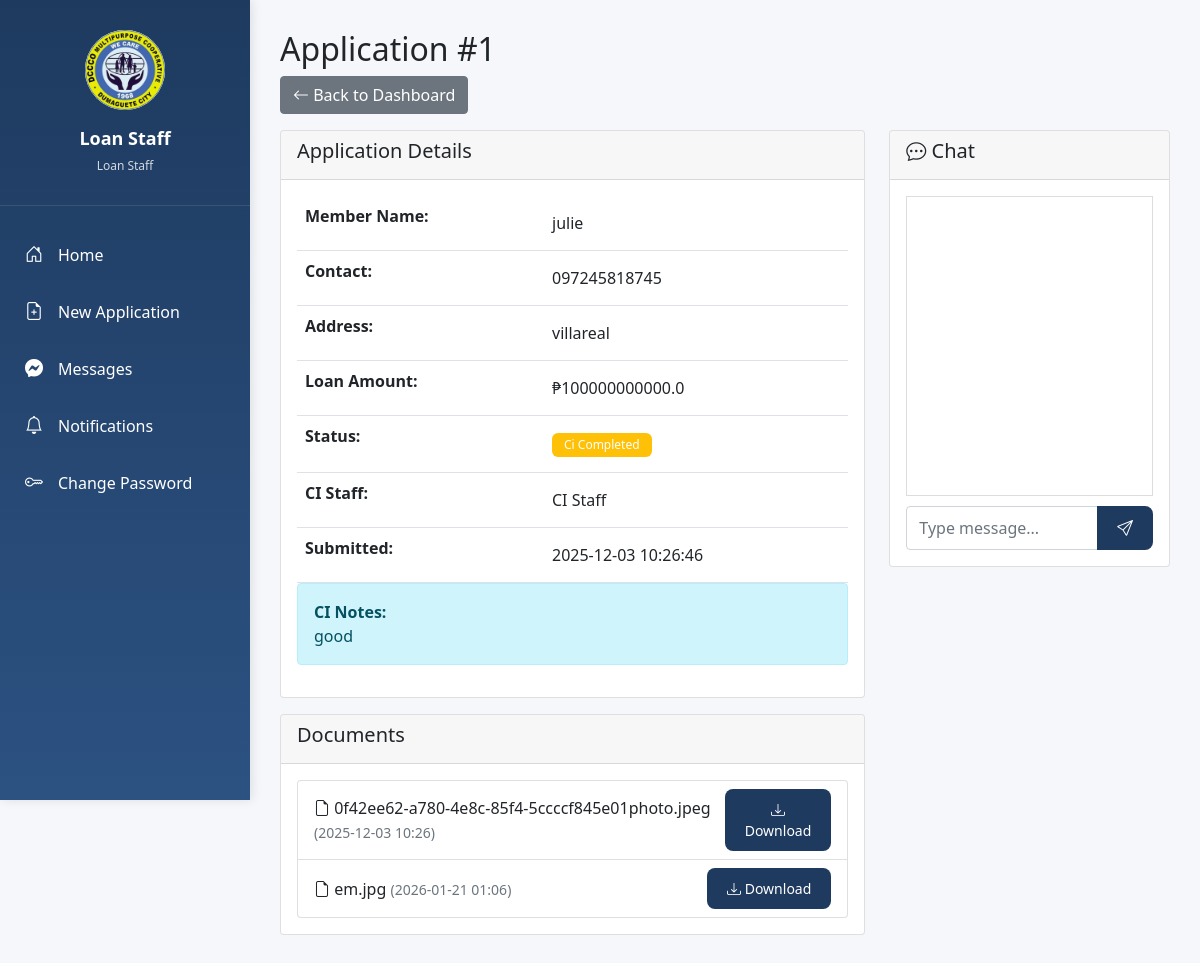
/loan/application/1 (signed in), run on the app's committed database.
### tables this page shows
CREATE TABLE users (
    id INTEGER PRIMARY KEY AUTOINCREMENT,
    email TEXT UNIQUE NOT NULL,
    password_hash TEXT NOT NULL,
    name TEXT NOT NULL,
    role TEXT NOT NULL CHECK(role IN ('admin', 'loan_staff', 'ci_staff')),
    signature_path TEXT,
    current_workload INTEGER DEFAULT 0
, is_online INTEGER DEFAULT 0, last_seen TEXT, is_approved INTEGER DEFAULT 0, created_at TEXT, backup_email TEXT, password_reset_token TEXT, password_reset_expires TEXT, approval_type TEXT DEFAULT "new_account");

CREATE TABLE loan_applications (
    id INTEGER PRIMARY KEY AUTOINCREMENT,
    member_name TEXT NOT NULL,
    member_contact TEXT,
    member_address TEXT,
    loan_amount REAL,
    status TEXT DEFAULT 'submitted' CHECK(status IN ('submitted', 'assigned_to_ci', 'ci_completed', 'approved', 'rejected')),
    needs_ci_interview INTEGER DEFAULT 1,
    submitted_by INTEGER,
    assigned_ci_staff INTEGER,
    submitted_at TEXT DEFAULT CURRENT_TIMESTAMP,
    ci_completed_at TEXT,
    admin_decision_at TEXT,
    latitude REAL,
    longitude REAL,
    ci_notes TEXT,
    admin_notes TEXT, ci_checklist_data TEXT, ci_signature TEXT,
    FOREIGN KEY (submitted_by) REFERENCES users(id),
    FOREIGN KEY (assigned_ci_staff) REFERENCES users(id)
);

CREATE TABLE documents (
    id INTEGER PRIMARY KEY AUTOINCREMENT,
    loan_application_id INTEGER NOT NULL,
    file_name TEXT NOT NULL,
    file_path TEXT NOT NULL,
    uploaded_by INTEGER NOT NULL,
    uploaded_at TEXT DEFAULT CURRENT_TIMESTAMP,
    FOREIGN KEY (loan_application_id) REFERENCES loan_applications(id),
    FOREIGN KEY (uploaded_by) REFERENCES users(id)
);

### app.py (the view)
@app.route('/loan/application/<int:id>')
@login_required
def loan_application(id):
    if current_user.role != 'loan_staff':
        flash('Unauthorized', 'danger')
        return redirect(url_for('index'))
    conn = get_db()
    app_data = conn.execute('''
        SELECT la.*, u.name as ci_staff_name
        FROM loan_applications la
        LEFT JOIN users u ON la.assigned_ci_staff = u.id
        WHERE la.id=?
    ''', (id,)).fetchone()
    if not app_data:
        flash('Application not found', 'danger')
        conn.close()
        return redirect(url_for('loan_dashboard'))
    documents = conn.execute('SELECT * FROM documents WHERE loan_application_id=?', (id,)).fetchall()
    messages = conn.execute('''
        SELECT m.*, u.name as sender_name
        FROM messages m
        JOIN users u ON m.sender_id = u.id
        WHERE m.loan_application_id=?
        ORDER BY m.sent_at ASC
    ''', (id,)).fetchall()
    unread_count = conn.execute('SELECT COUNT(*) as count FROM notifications WHERE user_id=? AND is_read=0',
                                (current_user.id,)).fetchone()['count']
    conn.close()
    return render_template('loan_application.html', application=app_data, documents=documents, messages=messages, unread_count=unread_count)

### app.py (called while the page is built)
def get_db():
    conn = sqlite3.connect(DATABASE, timeout=10)
    conn.row_factory = sqlite3.Row
    return conn

@login_manager.user_loader
def load_user(user_id):
    conn = get_db()
    row = conn.execute('SELECT * FROM users WHERE id=?', (user_id,)).fetchone()
    conn.close()
    if row:
        backup_email = row['backup_email'] if 'backup_email' in row.keys() else None
        return User(row['id'], row['email'], row['name'], row['role'], row['signature_path'], backup_email)
    return None

### templates/loan_application.html (shortened to what this page needs)
{% extends "base.html" %}
{% block content %}
<h2>Application #{{ application.id }}</h2>
<a href="{{ url_for('loan_dashboard') }}" class="btn btn-secondary mb-3">
    <i class="bi bi-arrow-left"></i> Back to Dashboard
</a>
<div class="row">
    <div class="col-md-8">
        <div class="card mb-3">
            <div class="card-header">
                <h5>Application Details</h5>
            </div>
            <div class="card-body">
                <table class="table">
                    <tr><th>Member Name:</th><td>{{ application.member_name }}</td></tr>
                    <tr><th>Contact:</th><td>{{ application.member_contact }}</td></tr>
                    <tr><th>Address:</th><td>{{ application.member_address }}</td></tr>
                    <tr><th>Loan Amount:</th><td>₱{{ application.loan_amount }}</td></tr>
                    <tr><th>Status:</th><td><span class="badge bg-{% if application.status == 'approved' %}success{% elif application.status == 'rejected' %}danger{% else %}warning{% endif %}">{{ application.status.replace('_', ' ').title() }}</span></td></tr>
                    <tr><th>CI Staff:</th><td>{{ application.ci_staff_name or 'N/A' }}</td></tr>
                    <tr><th>Submitted:</th><td>{{ application.submitted_at }}</td></tr>
                </table>
                {% if application.ci_notes %}
                <div class="alert alert-info">
                    <strong>CI Notes:</strong><br>{{ application.ci_notes }}
                </div>
                {% endif %}
            </div>
        </div>
        <div class="card mb-3">
            <div class="card-header">
                <h5>Documents</h5>
            </div>
            <div class="card-body">
                {% if documents %}
                <ul class="list-group">
                    {% for doc in documents %}
                    <li class="list-group-item d-flex justify-content-between align-items-center">
                        <span>
                            <i class="bi bi-file-earmark"></i> {{ doc.file_name }}
                            <small class="text-muted">({{ doc.uploaded_at[:16] }})</small>
                        </span>
                        <a href="{{ url_for('download_document', doc_id=doc.id) }}" class="btn btn-sm btn-primary">
                            <i class="bi bi-download"></i> Download
                        </a>
                    </li>
                    {% endfor %}
                </ul>
                {% else %}
                <p class="text-muted">No documents uploaded</p>
                {% endif %}
            </div>
        </div>
    </div>
    <div class="col-md-4">
        <div class="card">
            <div class="card-header">
                <h5><i class="bi bi-chat-dots"></i> Chat</h5>
            </div>
            <div class="card-body">
                <div class="chat-box" id="chatBox">
                </div>
                <div class="input-group">
                    <input type="text" id="messageInput" class="form-control" placeholder="Type message...">
                    <button class="btn btn-primary" onclick="sendMessage()">
                        <i class="bi bi-send"></i>
                    </button>
                </div>
            </div>
        </div>
    </div>
</div>
{% endblock %}

### templates/base.html (shortened to what this page needs)
<!DOCTYPE html>
<html>
<head>
    <link href="https://cdn.jsdelivr.net/npm/bootstrap@5.1.3/dist/css/bootstrap.min.css" rel="stylesheet">
    <link rel="stylesheet" href="https://cdn.jsdelivr.net/npm/bootstrap-icons@1.10.0/font/bootstrap-icons.css">
</head>
<body>
    {% if current_user.is_authenticated %}
    <div class="dashboard-container">
        <div class="sidebar" id="sidebar">
            <div class="sidebar-header">
                <div class="sidebar-logo">
                    <img src="{{ url_for('static', filename='images/logo.jpg') }}" alt="DCCCO Multipurpose Cooperative">
                </div>
                <div class="sidebar-user">{{ current_user.name }}</div>
                <div class="sidebar-email">{{ current_user.role.replace('_', ' ').title() }}</div>
            </div>
            <nav class="sidebar-nav">
                <a href="{% if current_user.role == 'admin' %}{{ url_for('admin_dashboard') }}{% elif current_user.role == 'ci_staff' %}{{ url_for('ci_dashboard') }}{% else %}{{ url_for('loan_dashboard') }}{% endif %}">
                    <i class="bi bi-house-door"></i> Home
                </a>
                {% if current_user.role == 'loan_staff' %}
                <a href="{{ url_for('submit_application') }}">
                    <i class="bi bi-file-earmark-plus"></i> New Application
                </a>
                {% endif %}
                <a href="{{ url_for('messages') }}" class="notification-badge">
                    <i class="bi bi-messenger"></i> Messages
                </a>
                <a href="{{ url_for('notifications') }}" class="notification-badge">
                    <i class="bi bi-bell"></i> Notifications
                </a>
                <a href="{{ url_for('change_password') }}">
                    <i class="bi bi-key"></i> Change Password
                </a>
            </nav>
        </div>
        <div class="main-content">
    {% else %}
    <div class="container mt-4">
    {% endif %}
            {% block content %}{% endblock %}
    {% if current_user.is_authenticated %}
        </div>
    </div>
    {% else %}
    </div>
    {% endif %}
</body>
</html>

### templates/base.html (style rules this page uses)
:root { --primary-blue: #1e3a5f; --secondary-blue: #2c5282; --accent-yellow: #fbbf24; --light-bg: #f5f7fa; --card-shadow: 0 4px 6px rgba(0, 0, 0, 0.1); }
body { background-color: var(--light-bg); font-family: 'Segoe UI', Tahoma, Geneva, Verdana, sans-serif; }
.dashboard-container { display: flex; min-height: 100vh; }
.sidebar { width: 250px; background: linear-gradient(180deg, var(--primary-blue) 0%, var(--secondary-blue) 100%); color: white; padding: 0; position: fixed; height: 100vh; left: 0; top: 0; box-shadow: 2px 0 10px rgba(0,0,0,0.1); z-index: 1000; display: flex; flex-direction: column; }
.sidebar-header { padding: 30px 20px; text-align: center; border-bottom: 1px solid rgba(255,255,255,0.1); }
.sidebar-logo { width: 80px; height: 80px; border-radius: 50%; background: white; margin: 0 auto 15px; display: flex; align-items: center; justify-content: center; overflow: hidden; }
.sidebar-logo img { width: 100%; height: 100%; object-fit: cover; }
.sidebar-user { font-size: 18px; font-weight: 600; margin-bottom: 5px; }
.sidebar-email { font-size: 12px; opacity: 0.8; }
.sidebar-nav { padding: 20px 0; flex: 1; overflow-y: auto; overflow-x: hidden; }
.sidebar-nav a { display: flex; align-items: center; padding: 15px 25px; color: white; text-decoration: none; transition: all 0.3s; }
.sidebar-nav i { margin-right: 15px; font-size: 18px; }
.main-content { margin-left: 250px; flex: 1; padding: 30px; width: calc(100% - 250px); }
.table { margin: 0; }
.table tbody td { padding: 15px; vertical-align: middle; }
.btn-primary { background: var(--primary-blue); border: none; padding: 10px 20px; border-radius: 8px; }
.badge { padding: 6px 12px; border-radius: 6px; font-weight: 500; }
.notification-badge { position: relative; }
.chat-box { height: 300px; overflow-y: auto; border: 1px solid #ddd; padding: 10px; margin-bottom: 10px; }

### data on the page
users: name "Loan Staff", role.replace "Loan Staff"
loan_applications: id "1", member_name "julie", member_contact "097245818745", member_address "villareal", loan_amount "100000000000.0", status.replace "Ci Completed", submitted_at "2025-12-03 10:26:46", ci_notes "good"
users: name "CI Staff"
documents: file_name "0f42ee62-a780-4e8c-85f4-5ccccf845e01photo.jpeg", uploaded_at "2025-12-03 10:26"
documents: file_name "em.jpg", uploaded_at "2026-01-21 01:06"
